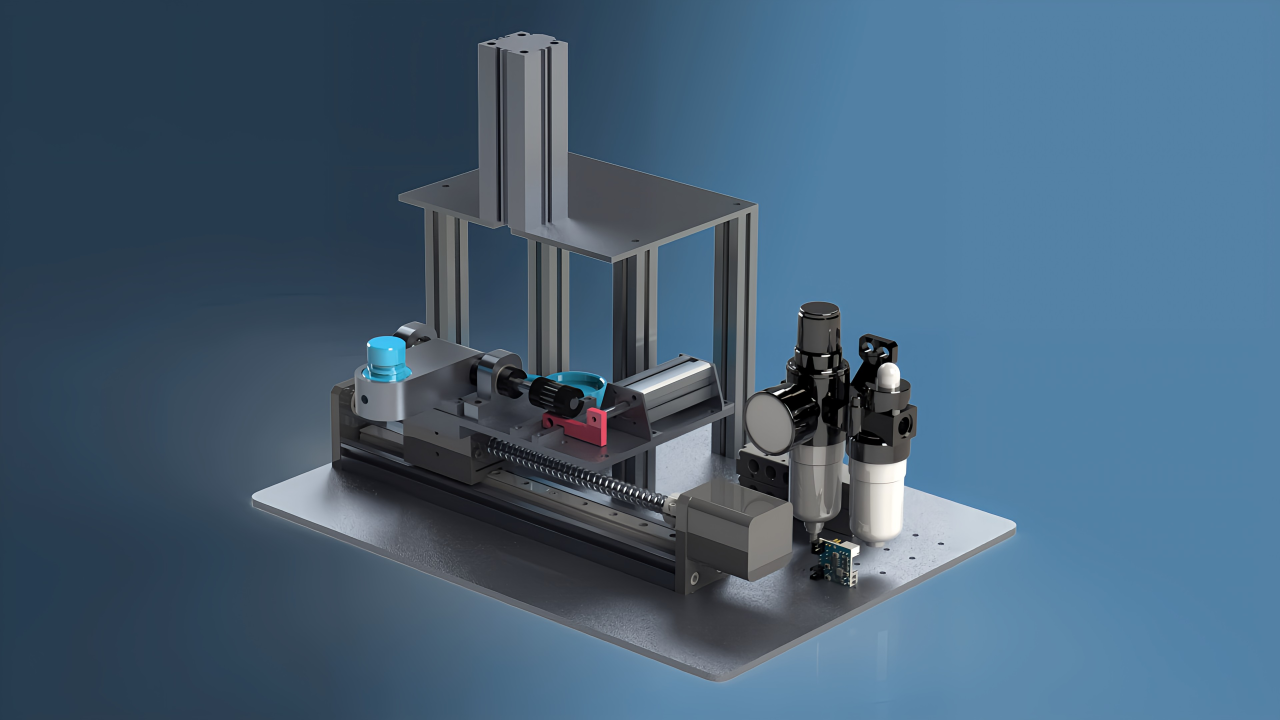
#> input picture assets/images/3Dmodel.jpg, 3840 x 2160 px (shown at 1/3 size)
$ python -i image_processor.py   (imports and definitions only)
#> lines starting #> are read from the running program, lines starting #| are printed output that depends on the picture; after the words box and inside, x2 and y2 are one past the last pixel; in counts of white or black regions, pixels touching at a corner belong together
"""
图像处理和计算机视觉相关功能
"""

import cv2
import numpy as np
from typing import Tuple, List, Optional, Union
from pyzbar.pyzbar import decode


class ImageProcessor:
    """图像处理器类"""

    # [30 lines left out: function scan_qr_code, not called in this run]


class VisionMatcher:
    """计算机视觉匹配器类"""

    def __init__(self):
        """初始化ORB检测器和FLANN匹配器"""
        self.orb = cv2.ORB_create()

        # FLANN匹配器参数
        flann_index_lsh = 6
        index_params = dict(
            algorithm=flann_index_lsh,
            table_number=6,
            key_size=12,
            multi_prove_level=1
        )
        search_params = dict(checks=50)
        self.flann = cv2.FlannBasedMatcher(index_params, search_params)

        self.min_match_count = 30

    def detect_color_regions(self, frame: np.ndarray) -> Tuple[bool, bool]:
        """
        检测红色和蓝色区域

        Args:
            frame: 输入图像帧

        Returns:
            (是否检测到红色, 是否检测到蓝色)
        """
        # 应用ROI掩码
        img_mask = np.zeros_like(frame)
        img_mask[150:390, 180:425] = 1
        masked_frame = cv2.multiply(frame, img_mask)

        # 转换到HSV颜色空间
        hsv_frame = cv2.cvtColor(masked_frame, cv2.COLOR_BGR2HSV)

        # 定义颜色范围
        lower_red1 = np.array([0, 50, 50])
        upper_red1 = np.array([10, 255, 255])
        lower_red2 = np.array([170, 50, 50])
        upper_red2 = np.array([180, 255, 255])
        lower_blue = np.array([100, 50, 50])
        upper_blue = np.array([125, 255, 255])

        # 创建颜色掩码
        mask_red1 = cv2.inRange(hsv_frame, lower_red1, upper_red1)
        mask_red2 = cv2.inRange(hsv_frame, lower_red2, upper_red2)
        mask_red = cv2.bitwise_or(mask_red1, mask_red2)
        mask_blue = cv2.inRange(hsv_frame, lower_blue, upper_blue)

        # 查找轮廓
        contours_red, _ = cv2.findContours(mask_red, cv2.RETR_EXTERNAL, cv2.CHAIN_APPROX_SIMPLE)
        contours_blue, _ = cv2.findContours(mask_blue, cv2.RETR_EXTERNAL, cv2.CHAIN_APPROX_SIMPLE)

        # 检测有效区域
        red_detected = self._is_valid_color_region(contours_red)
        blue_detected = self._is_valid_color_region(contours_blue)

        return red_detected, blue_detected

    def _is_valid_color_region(self, contours: List) -> bool:
        """
        检查轮廓是否为有效的颜色区域

        Args:
            contours: 轮廓列表

        Returns:
            是否为有效区域
        """
        for contour in contours:
            area = cv2.contourArea(contour)
            if area > 1800:
                return True
        return False

    # [120 lines left out: functions detect_circles, orb_match, not called in this run]

>>> import cv2
>>> picture = cv2.imread('../../../assets/images/3Dmodel.jpg')
#> picture is the input picture: shape (2160, 3840, 3); mean B, G, R 119.1, 96.9, 70.4
>>> result = VisionMatcher().detect_color_regions(picture)
#> in detect_color_regions, `masked_frame = cv2.multiply(frame, img_mask)`:
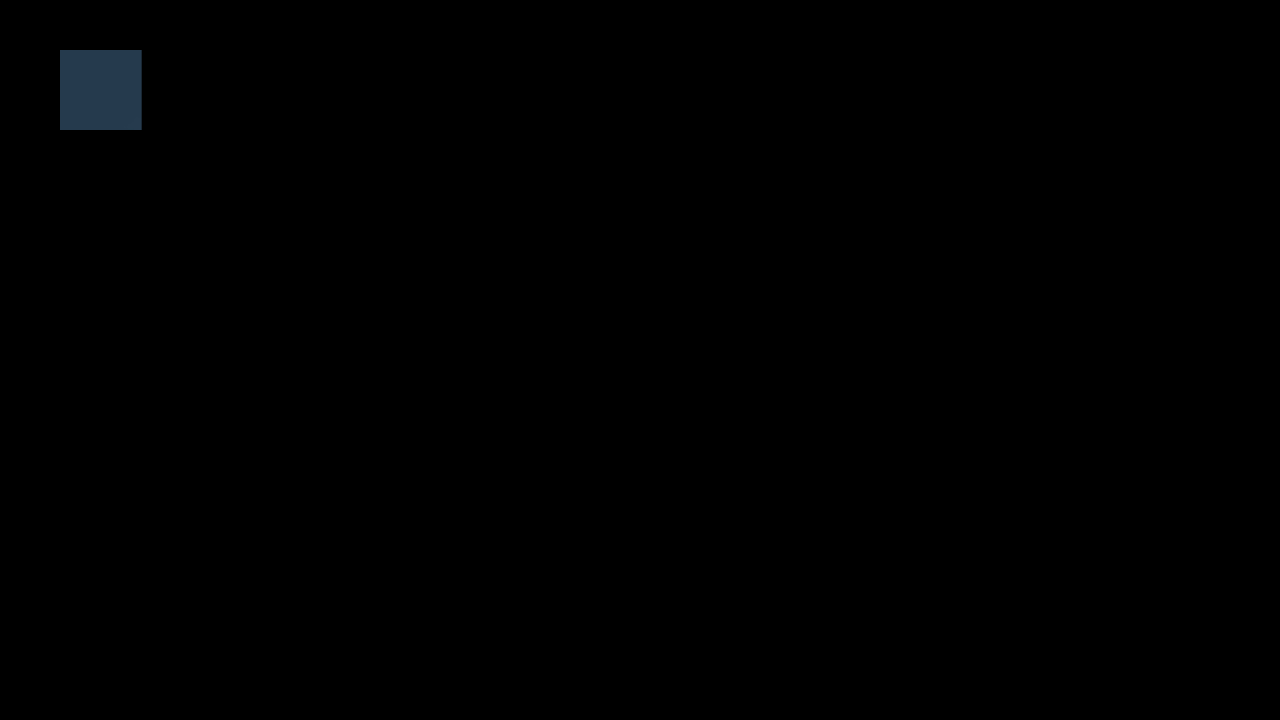
#> masked_frame: shape (2160, 3840, 3) (shown at 1/3 size); mean B, G, R 0.5, 0.4, 0.3
#> in detect_color_regions, `hsv_frame = cv2.cvtColor(masked_frame, cv2.COLOR_BGR2HSV)`: hsv_frame: shape (2160, 3840, 3); mean H, S, V 0.7, 0.9, 0.5
#> in detect_color_regions, `mask_red1 = cv2.inRange(hsv_frame, lower_red1, upper_red1)`: mask_red1: shape (2160, 3840); every value is 0
#> in detect_color_regions, `mask_blue = cv2.inRange(hsv_frame, lower_blue, upper_blue)`:
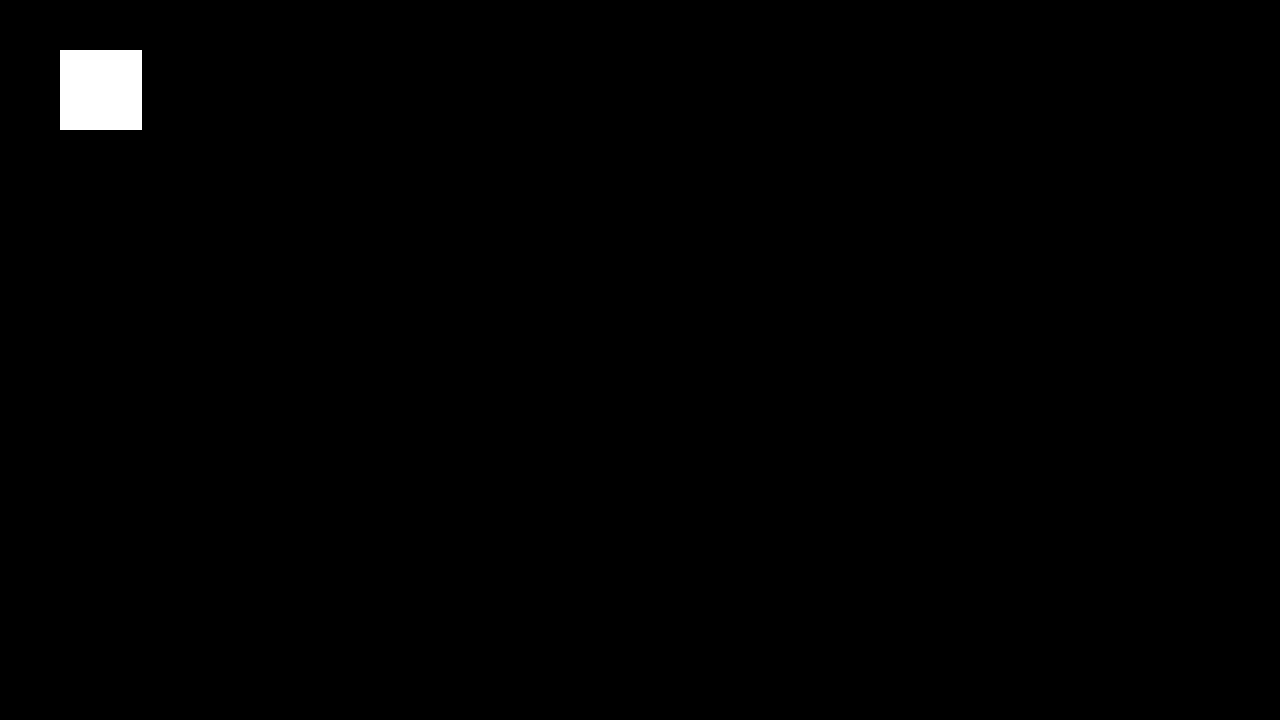
#> mask_blue: shape (2160, 3840) (shown at 1/3 size); 0.71% white; 1 white region, box (x1, y1, x2, y2) and area: (180, 150, 425, 390) 58800
#> in detect_color_regions, `contours_red, _ = cv2.findContours(mask_red, cv2.RETR_EXTERNAL, cv2.CH..`: contours_red = []
#> in detect_color_regions, `contours_blue, _ = cv2.findContours(mask_blue, cv2.RETR_EXTERNAL, cv2...`: contours_blue = [[[180, 150], [180, 389], [424, 389], [424, 150]]]
#> in detect_color_regions, `red_detected = self._is_valid_color_region(contours_red)`: red_detected = False
#> the loop in _is_valid_color_region, `for contour in contours:` made 1 pass
#> (contour, area) on pass 1: ([[180, 150], [180, 389], [424, 389], [424, 150]], 58316)
#> in detect_color_regions, `blue_detected = self._is_valid_color_region(contours_blue)`: blue_detected = True
#> result = (False, True)
